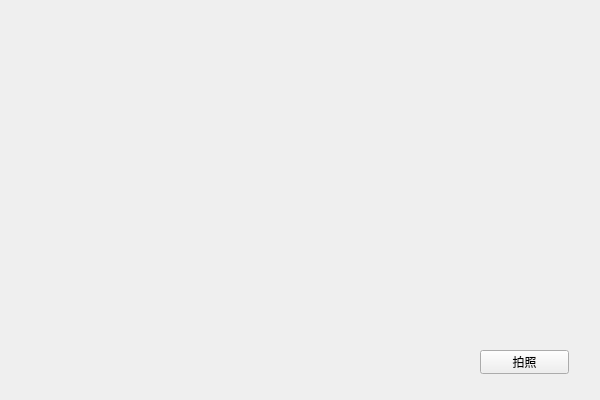
<?xml version="1.0" encoding="UTF-8"?>
<ui version="4.0">
 <class>Widget</class>
 <widget class="QWidget" name="Widget">
  <property name="geometry">
   <rect>
    <x>0</x>
    <y>0</y>
    <width>600</width>
    <height>400</height>
   </rect>
  </property>
  <property name="windowTitle">
   <string>Widget</string>
  </property>
  <widget class="QPushButton" name="pushButton">
   <property name="geometry">
    <rect>
     <x>480</x>
     <y>350</y>
     <width>89</width>
     <height>24</height>
    </rect>
   </property>
   <property name="text">
    <string>拍照</string>
   </property>
  </widget>
 </widget>
 <layoutdefault spacing="6" margin="11"/>
 <resources/>
 <connections/>
</ui>
